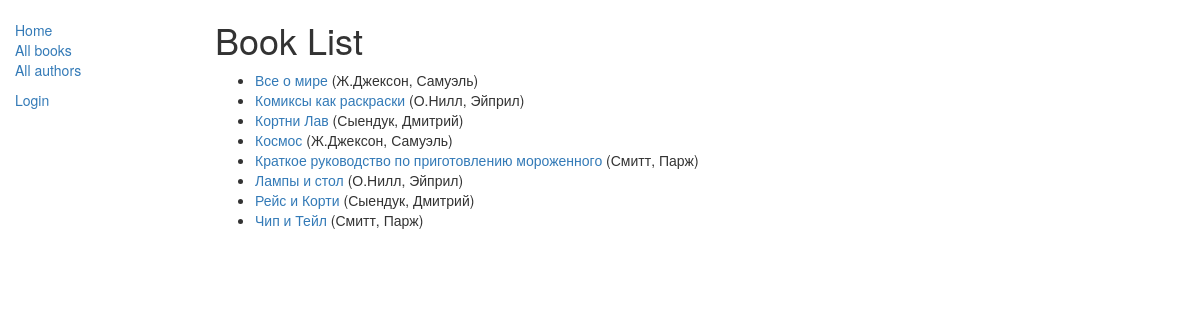
/catalog/books/, run on the app's committed database.
### catalog/models.py (models this page shows, shortened)
class Book(models.Model):
    title = models.CharField(max_length=200)
    author = models.ForeignKey('Author', on_delete=models.SET_NULL, null=True)
    summary = models.TextField(max_length=1000, help_text="Enter a brief description of the book")
    isbn = models.CharField('ISBN', max_length=13, unique=True, help_text='13 Character <a href="https://www.isbn-international.org/content/what-isbn">ISBN number</a>')
    genre = models.ManyToManyField(Genre, help_text="Select a genre for this book")
    language = models.ForeignKey('Language', on_delete=models.SET_NULL, null=True)
    class Meta:
        ordering = ['title', 'author']
    def display_genre(self):
        """Creates a string for the Genre. This is required to display genre in Admin."""
        return ', '.join([genre.name for genre in self.genre.all()[:3]])
    display_genre.short_description = 'Genre'
    def get_absolute_url(self):
        return reverse('book-detail', args=[str(self.id)])

class Author(models.Model):
    first_name = models.CharField(max_length=100)
    last_name = models.CharField(max_length=100)
    date_of_birth = models.DateField(null=True, blank=True)
    date_of_death = models.DateField('Died', null=True, blank=True)
    def __str__(self):
        return '{0}, {1}'.format(self.last_name, self.first_name)

### catalog/views.py (the view)
class BookListView(generic.ListView):
    model = Book
    paginate_by = 10

### catalog/templates/catalog/book_list.html
{% extends "base_generic.html" %}
{% block content %}
    <h1>Book List</h1>
    {% if book_list %}
    <ul>
      {% for book in book_list %}
      <li>
        <a href="{{ book.get_absolute_url }}">{{ book.title }}</a> ({{book.author}})
      </li>
      {% endfor %}
    </ul>
    {% else %}
      <p>There are no books in the library.</p>
    {% endif %}
{% endblock %}

### data on the page
Book: title "Все о мире", author "Ж.Джексон, Самуэль"
Book: title "Комиксы как раскраски", author "О.Нилл, Эйприл"
Book: title "Кортни Лав", author "Сыендук, Дмитрий"
Book: title "Космос", author "Ж.Джексон, Самуэль"
Book: title "Краткое руководство по приготовлению мороженного", author "Смитт, Парж"
Book: title "Лампы и стол", author "О.Нилл, Эйприл"
Book: title "Рейс и Корти", author "Сыендук, Дмитрий"
Book: title "Чип и Тейл", author "Смитт, Парж"
